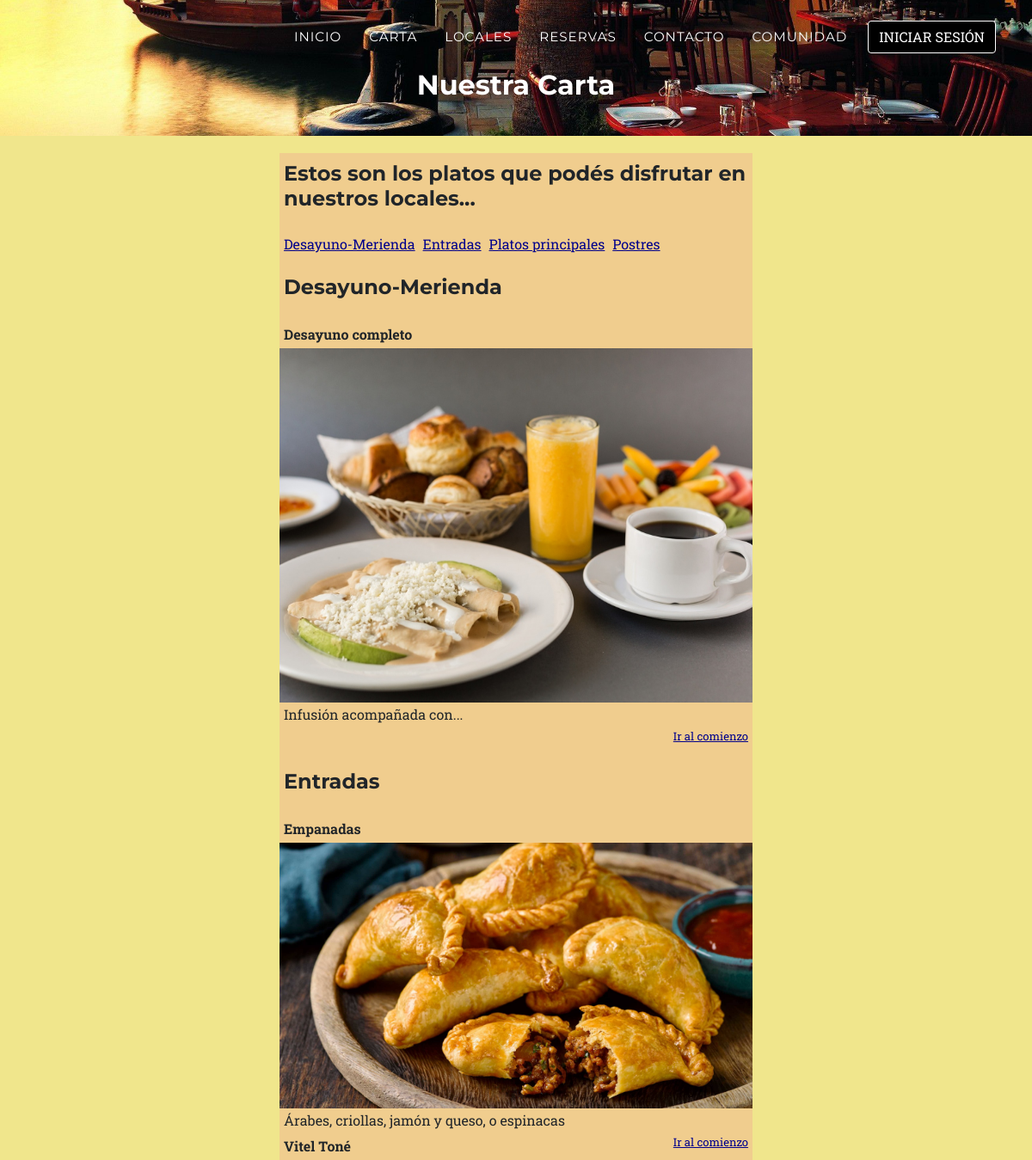
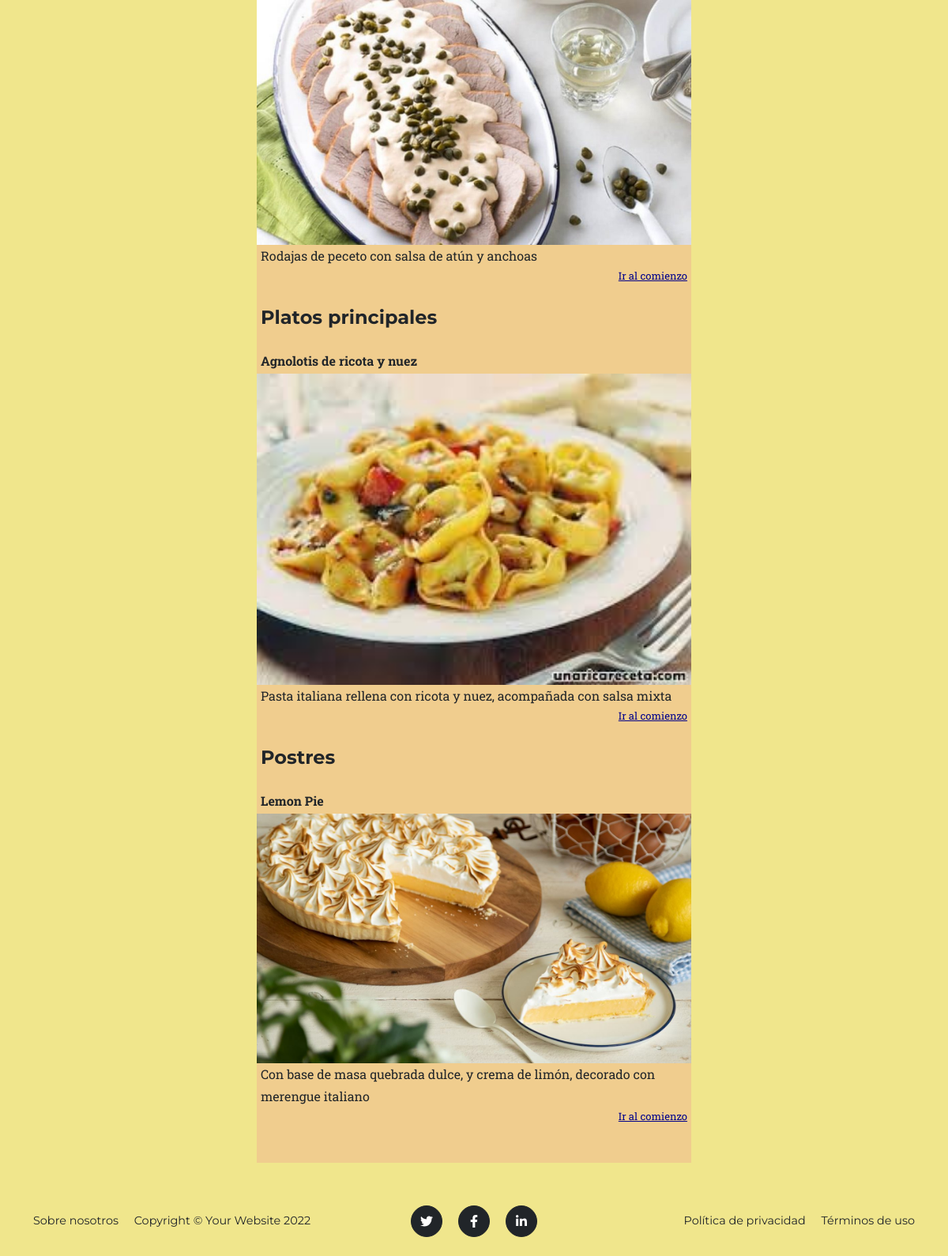
The app's page /AppRestaurante/menu/ with its own data (2 pictures, top to bottom).
### AppRestaurante/models.py (models this page shows, shortened)
class Menu(models.Model):
    tipo = models.CharField(max_length=20)
    nombre = models.CharField(max_length=40)
    descripcion = models.CharField(max_length=128)
    imagen = models.ImageField(upload_to='menu', null=True, blank=True)

### AppRestaurante/views.py (the view)
# urls.py: path('menu/', views.menu, name="Menu"),
def menu(request):
    tipos = set()
    menus = Menu.objects.all()
    for menu in menus:
        tipos.add(menu.tipo)
    tipos = sorted(list(tipos))
    return render(request, "menu.html", {"menus": menus, "tipos": tipos})

### AppRestaurante/Templates/menu.html (shortened to what this page needs)
{% extends 'padre.html' %}
{% load static %}
{% block header %}<h2>Nuestra Carta</h2>{% endblock header %}
{% block contenidoQueCambia %}
<section id="contenido" style="margin-bottom: 30px;" class="contenido">
    <h4>Estos son los platos que podés disfrutar en nuestros locales...</h4><br>
    {% for tipo in tipos %}
        <a class="link"; href="#{{tipo}}">{{tipo}}</a>
    {% endfor %}
    <br><br>
    {% for tipo in tipos %}
        <h4 id="{{tipo}}">{{tipo}}</h4> <br>
        {% for menu in menus %}
            {% if menu.tipo == tipo %}
                <p style="margin-left: 5px;"><b>{{menu.nombre}}</b></p>
                <img src="{{menu.imagen.url}}", width="550px">
                <p style="margin-left: 5px;">{{menu.descripcion}}</p>
                <a style="color: darkblue; font-size: small; margin-left: 5px; float: right; margin-right: 5px;" href="#">Ir al comienzo</a>
            {% endif %}
        {% endfor %}
        <br><br>
    {% endfor %}
</section>
{% endblock contenidoQueCambia %}

### AppRestaurante/static/css/style.css (style rules this page uses)
body { margin: 0; }
h2 { text-align: center; font-family: Verdana, Geneva, Tahoma, sans-serif; margin: 10px; }
section.contenido { background-color: rgb(240, 205, 142) !important; width: 550px; margin: 0 auto; padding-top: 10px !important; padding-bottom: 20px !important; margin-top: 20px; }
p, h3, h4, h5, h6 { margin-left: 5px !important; margin-bottom: 2px !important; }
.link { margin-left: 5px !important; color: darkblue !important; font-size: 16px; }

### records on screen
Menu: tipos "Desayuno-Merienda", tipos "Desayuno-Merienda", nombre "Desayuno completo", imagen (picture), descripcion "Infusión acompañada con..."
Menu: tipos "Entradas", tipos "Entradas", nombre "Empanadas", imagen (picture), descripcion "Árabes, criollas, jamón y queso, o espinacas"
Menu: tipos "Platos principales", tipos "Platos principales", nombre "Agnolotis de ricota y nuez", imagen (picture), descripcion "Pasta italiana rellena con ricota y nuez, acompañada con salsa mixta"
Menu: tipos "Postres", tipos "Postres", nombre "Lemon Pie", imagen (picture), descripcion "Con base de masa quebrada dulce, y crema de limón, decorado con merengue italiano"
Menu: nombre "Vitel Toné", imagen (picture), descripcion "Rodajas de peceto con salsa de atún y anchoas"
